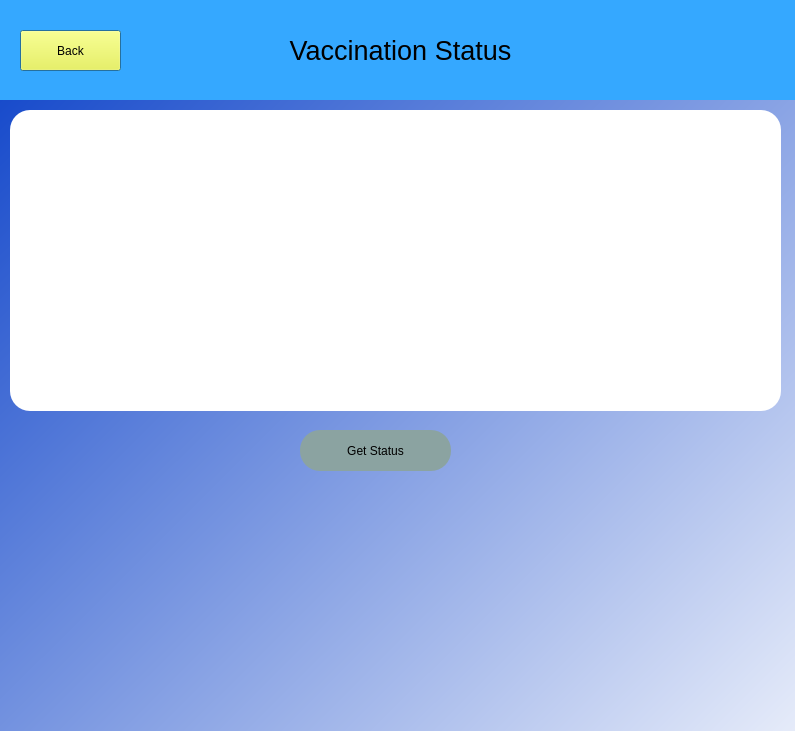
<?xml version="1.0" encoding="UTF-8"?>
<ui version="4.0">
 <class>Dialog</class>
 <widget class="QDialog" name="Dialog">
  <property name="geometry">
   <rect>
    <x>0</x>
    <y>0</y>
    <width>795</width>
    <height>731</height>
   </rect>
  </property>
  <property name="windowTitle">
   <string>Dialog</string>
  </property>
  <property name="styleSheet">
   <string notr="true"/>
  </property>
  <widget class="QLabel" name="label">
   <property name="geometry">
    <rect>
     <x>0</x>
     <y>0</y>
     <width>801</width>
     <height>101</height>
    </rect>
   </property>
   <property name="styleSheet">
    <string notr="true">background-color: rgb(53, 168, 255);</string>
   </property>
   <property name="text">
    <string>&lt;html&gt;&lt;head/&gt;&lt;body&gt;&lt;p align=&quot;center&quot;&gt;&lt;span style=&quot; font-size:20pt;&quot;&gt;Vaccination Status&lt;/span&gt;&lt;/p&gt;&lt;/body&gt;&lt;/html&gt;</string>
   </property>
  </widget>
  <widget class="QPushButton" name="back">
   <property name="geometry">
    <rect>
     <x>20</x>
     <y>30</y>
     <width>101</width>
     <height>41</height>
    </rect>
   </property>
   <property name="styleSheet">
    <string notr="true">background-color: rgb(255, 255, 43);
font: 75 11pt &quot;MS Shell Dlg 2&quot;;</string>
   </property>
   <property name="text">
    <string>Back</string>
   </property>
  </widget>
  <widget class="QWidget" name="widget" native="true">
   <property name="geometry">
    <rect>
     <x>0</x>
     <y>100</y>
     <width>801</width>
     <height>800</height>
    </rect>
   </property>
   <property name="styleSheet">
    <string notr="true">QWidget#widget{background-color: qlineargradient(spread:pad, x1:0, y1:0, x2:1, y2:1, stop:0 rgba(24, 75, 203, 255), stop:1 rgba(255, 255, 255, 255));}</string>
   </property>
   <widget class="QLabel" name="label_2">
    <property name="geometry">
     <rect>
      <x>110</x>
      <y>40</y>
      <width>241</width>
      <height>51</height>
     </rect>
    </property>
    <property name="text">
     <string>&lt;html&gt;&lt;head/&gt;&lt;body&gt;&lt;p&gt;&lt;span style=&quot; font-size:11pt; font-weight:600;&quot;&gt;First Dose Vaccinations:&lt;/span&gt;&lt;/p&gt;&lt;/body&gt;&lt;/html&gt;</string>
    </property>
   </widget>
   <widget class="QLabel" name="label_3">
    <property name="geometry">
     <rect>
      <x>100</x>
      <y>140</y>
      <width>251</width>
      <height>41</height>
     </rect>
    </property>
    <property name="text">
     <string>&lt;html&gt;&lt;head/&gt;&lt;body&gt;&lt;p&gt;&lt;span style=&quot; font-size:11pt; font-weight:600;&quot;&gt;Second Dose Vaccinations:&lt;/span&gt;&lt;/p&gt;&lt;/body&gt;&lt;/html&gt;</string>
    </property>
   </widget>
   <widget class="QLabel" name="label_5">
    <property name="geometry">
     <rect>
      <x>110</x>
      <y>230</y>
      <width>161</width>
      <height>51</height>
     </rect>
    </property>
    <property name="text">
     <string>&lt;html&gt;&lt;head/&gt;&lt;body&gt;&lt;p&gt;&lt;span style=&quot; font-size:11pt; font-weight:600;&quot;&gt;Total Recovered:&lt;/span&gt;&lt;/p&gt;&lt;/body&gt;&lt;/html&gt;</string>
    </property>
   </widget>
   <widget class="QPushButton" name="get">
    <property name="geometry">
     <rect>
      <x>300</x>
      <y>330</y>
      <width>151</width>
      <height>41</height>
     </rect>
    </property>
    <property name="styleSheet">
     <string notr="true">background-color: rgb(139, 163, 161);
font: 75 14pt &quot;MS Shell Dlg 2&quot;;
border-radius:20px</string>
    </property>
    <property name="text">
     <string>Get Status</string>
    </property>
   </widget>
   <widget class="QLabel" name="label_8">
    <property name="geometry">
     <rect>
      <x>370</x>
      <y>40</y>
      <width>211</width>
      <height>41</height>
     </rect>
    </property>
    <property name="styleSheet">
     <string notr="true">color: rgb(0, 0, 0);
font: 75 14pt &quot;MS Shell Dlg 2&quot;;
background-color: rgb(255, 255, 255);
border-radius:20px</string>
    </property>
    <property name="text">
     <string/>
    </property>
   </widget>
   <widget class="QLabel" name="label_9">
    <property name="geometry">
     <rect>
      <x>10</x>
      <y>10</y>
      <width>771</width>
      <height>301</height>
     </rect>
    </property>
    <property name="styleSheet">
     <string notr="true">color: rgb(48, 180, 200);
font: 75 14pt &quot;MS Shell Dlg 2&quot;;
background-color: rgb(255, 255, 255);
border-radius:20px</string>
    </property>
    <property name="text">
     <string/>
    </property>
   </widget>
   <widget class="QLabel" name="label_10">
    <property name="geometry">
     <rect>
      <x>370</x>
      <y>240</y>
      <width>211</width>
      <height>41</height>
     </rect>
    </property>
    <property name="styleSheet">
     <string notr="true">color: rgb(0, 0, 0);
font: 75 14pt &quot;MS Shell Dlg 2&quot;;
background-color: rgb(255, 255, 255);
border-radius:20px</string>
    </property>
    <property name="text">
     <string/>
    </property>
   </widget>
  </widget>
  <widget class="QLabel" name="label_6">
   <property name="geometry">
    <rect>
     <x>520</x>
     <y>30</y>
     <width>41</width>
     <height>41</height>
    </rect>
   </property>
   <property name="styleSheet">
    <string notr="true">background-image: url(:/newPrefix/stats.png);</string>
   </property>
   <property name="text">
    <string/>
   </property>
   <property name="pixmap">
    <pixmap>:/newPrefix/stats.png</pixmap>
   </property>
   <property name="scaledContents">
    <bool>true</bool>
   </property>
  </widget>
  <widget class="QLabel" name="label_7">
   <property name="geometry">
    <rect>
     <x>570</x>
     <y>10</y>
     <width>101</width>
     <height>81</height>
    </rect>
   </property>
   <property name="text">
    <string/>
   </property>
   <property name="pixmap">
    <pixmap resource="../../Desktop/qrc/status.qrc">:/newPrefix/Downloads/stats (1).jpg</pixmap>
   </property>
   <property name="scaledContents">
    <bool>true</bool>
   </property>
  </widget>
 </widget>
 <resources>
  <include location="../../Desktop/qrc/status.qrc"/>
 </resources>
 <connections/>
</ui>
